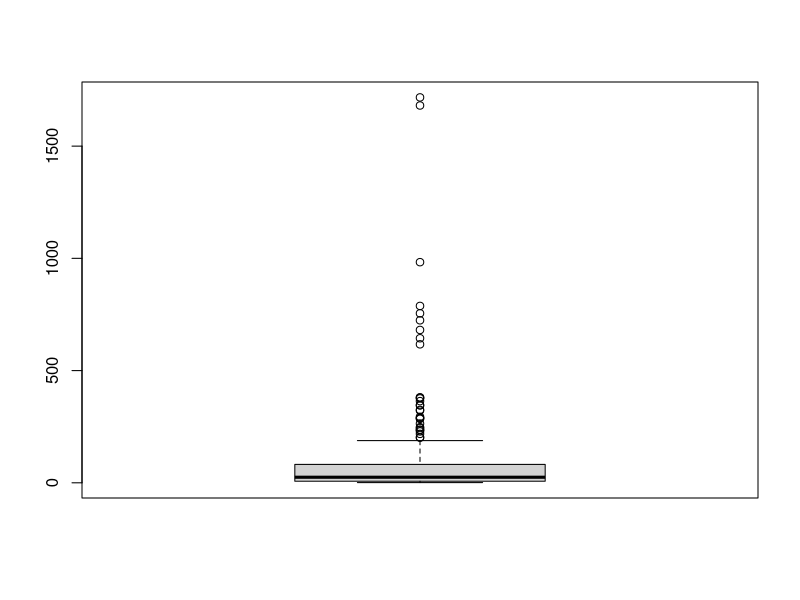
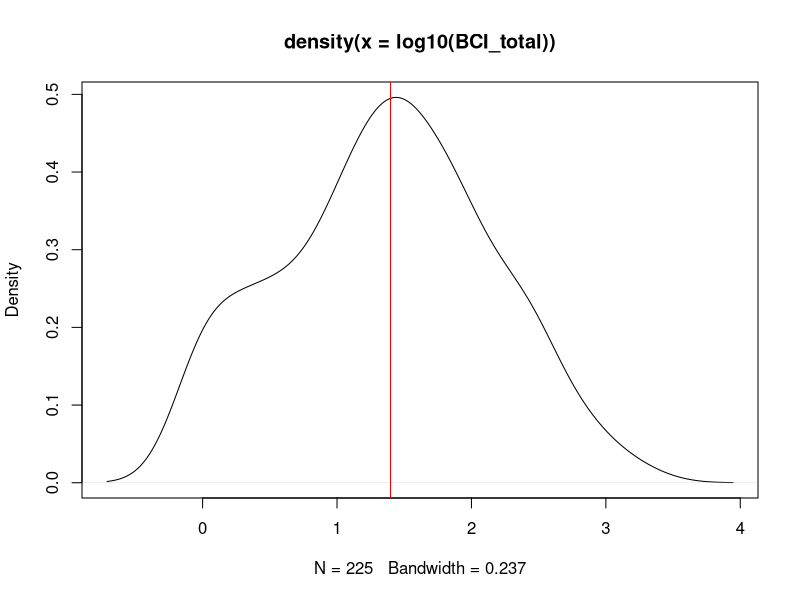
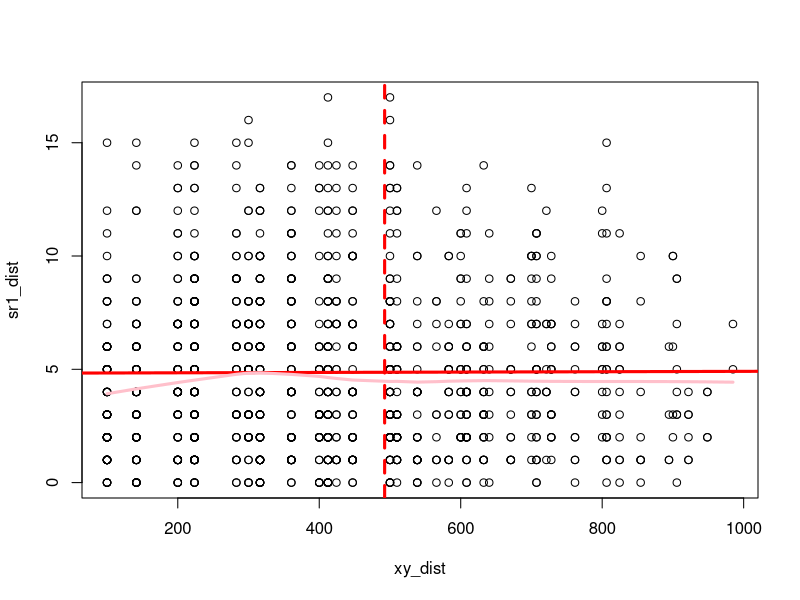
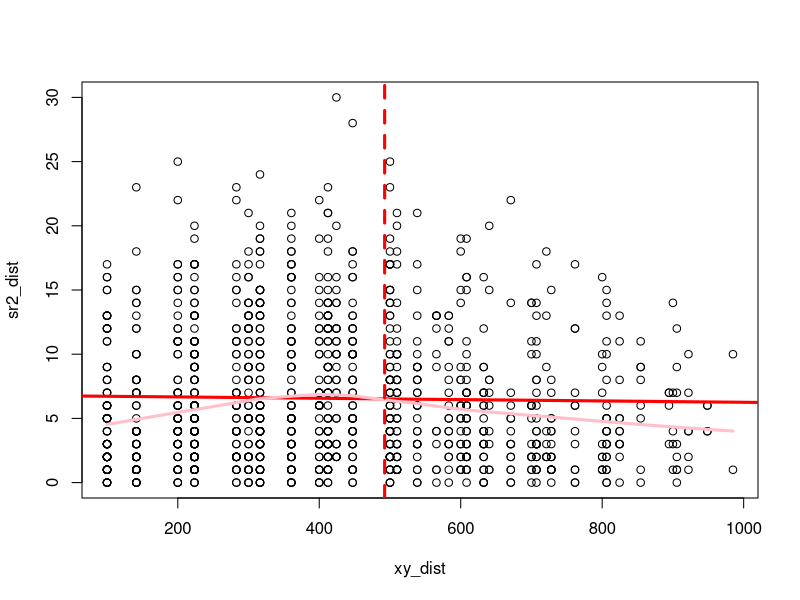

These figures' R source, in order: (Note: this script raises an error after producing the figures.)
## ---- chunk 1
knitr::opts_chunk$set(echo = TRUE)
## ---- chunk 2
library(vegan)
library(nlme)
library(vegan)
data(BCI)
## UTM Coordinates (in metres)
BCI_xy = data.frame(x = rep(seq(625754, 626654, by=100), each=5), 
                    y = rep(seq(1011569,  1011969, by=100), len=50))
## ---- chunk 3
#looking at overall abundance of species
BCI_sum <- sapply(BCI, sum)
boxplot(BCI_sum)

#What is the midpoint?
quantile(BCI_sum, 0.5)

BCI_total <- apply(BCI, 2, sum)

BCI_new <- rbind(BCI, BCI_total)

plot(density(log10(BCI_total)))
abline(v=log10(25), col='red')

#What is the midpoint?
quantile(BCI_sum, 0.5)

BCI_total <- apply(BCI, 2, sum)

BCI_new <- rbind(BCI, BCI_total)

#subset data to where everything below the midpoint is rare, and everything above is common
common = BCI
for (i in 1:ncol(BCI)) {
  sp_abundance = sum(BCI[,1])
  if (sp_abundance < 25)
    common = common[,-i]
}

rare = BCI
for (i in 1:ncol(BCI)) {
  sp_abundance = sum(BCI[,i])
  if (sp_abundance > 25)
    rare = rare[,-i]
}

head(common)
head(rare)

## ---- chunk 4
#is there spatial dependence in rare versus abundant species?
sr1 <- apply(common, 1, function(x) sum(x > 0))
sr1_dist <- dist(sr1)
xy_dist <- dist(BCI_xy)
max_dist = max(xy_dist) / 2

common_mantel <- mantel(sr1_dist, xy_dist)
common_mantel

plot(xy_dist, sr1_dist)
abline(lm(sr1_dist ~ xy_dist), lwd=3, col='red')
lines(lowess(xy_dist, sr1_dist), lwd=3, col='pink')
abline(v = max_dist, col='red', lwd=3, lty=2)
## ---- chunk 5
sr2 <- apply(rare, 1, function(x) sum(x > 0))
sr2_dist <- dist(sr2)
xy_dist <- dist(BCI_xy)
max_dist = max(xy_dist) / 2

rare_mantel <- mantel(sr2_dist, xy_dist)
rare_mantel

plot(xy_dist, sr2_dist)
abline(lm(sr2_dist ~ xy_dist), lwd=3, col='red')
lines(lowess(xy_dist, sr2_dist), lwd=3, col='pink')
abline(v = max_dist, col='red', lwd=3, lty=2)

## ---- chunk 6
#Renaming specific species with more managable abbreviations
sp_ids = c("Cordia.lasiocalyx", "Hirtella.triandra",
           "Picramnia.latifolia", "Quassia.amara",
           "Tabernaemontana.arborea", "Trattinnickia.aspera", 
           "Xylopia.macrantha")

sp_a <- BCI[,'Drypetes.standleyi']
sp_b <- BCI[, 'Cordia.lasiocalyx']
sp_c <- BCI[, 'Hirtella.triandra']
sp_d <- BCI[, 'Picramnia.latifolia']
sp_e <- BCI[, 'Quassia.amara']
sp_f <- BCI[, 'Tabernaemontana.arborea']
sp_g <- BCI[, 'Trattinnickia.aspera']
sp_h <- BCI[, 'Xylopia.macrantha']

BCI_short <- cbind(sp_a, sp_b, sp_c, sp_d, sp_e, sp_f, sp_g, sp_h)

## ---- chunk 7
#Model with Cordia.lasiocalyx
tree <- apply(BCI_short, 1, function(x) sum(x > 0))
tree_dat = data.frame(tree, BCI_short, BCI_xy)

tree_lm1 = gls(sp_a ~ sp_b, data=tree_dat)

par(mfrow=c(1,1))
plot(Variogram(tree_lm1, form= ~ x + y)) 
res = residuals(tree_lm1)
plot(dist(tree_dat[, c('x', 'y')]), dist(res))
lines(lowess(dist(tree_dat[, c('x', 'y')]), dist(res)), col='red', lwd=2)
abline(v = max_dist, col='red', lwd=3, lty=2)

tree_exp = update(tree_lm1, corr=corExp(form=~x + y)) 
plot(Variogram(tree_exp, maxDist = max_dist))

plot(Variogram(tree_exp, resType='normalized', maxDist = max_dist))

tree_rat_nug = update(tree_lm1, corr=corRatio(form=~x + y, nugget=T))

plot(Variogram(tree_rat_nug, maxDist = max_dist))
plot(Variogram(tree_rat_nug, resType='n', maxDist = max_dist))

anova(tree_lm1, tree_exp, tree_rat_nug, test=F)

summary(tree_lm1)
summary(tree_rat_nug)
## ---- chunk 8
#Model with all species
tree_lm2 = gls(sp_a ~ sp_b + sp_c + sp_d + sp_e + sp_f + sp_g + sp_h, data=tree_dat)

par(mfrow=c(1,1))
plot(Variogram(tree_lm2, form= ~ x + y)) 
res = residuals(tree_lm2)
plot(dist(tree_dat[, c('x', 'y')]), dist(res))
lines(lowess(dist(tree_dat[, c('x', 'y')]), dist(res)), col='red', lwd=2)
abline(v = max_dist, col='red', lwd=3, lty=2)

tree_exp2 = update(tree_lm2, corr=corExp(form=~x + y)) 
plot(Variogram(tree_exp2, maxDist = max_dist))

plot(Variogram(tree_exp2, resType='normalized', maxDist = max_dist))

tree_rat_nug2 = update(tree_lm2, corr=corRatio(form=~x + y, nugget=T))

plot(Variogram(tree_rat_nug2, maxDist = max_dist))
plot(Variogram(tree_rat_nug2, resType='n', maxDist = max_dist))

anova(tree_lm2, tree_exp2, tree_rat_nug2, test=F)

summary(tree_lm2)
summary(tree_rat_nug2)
